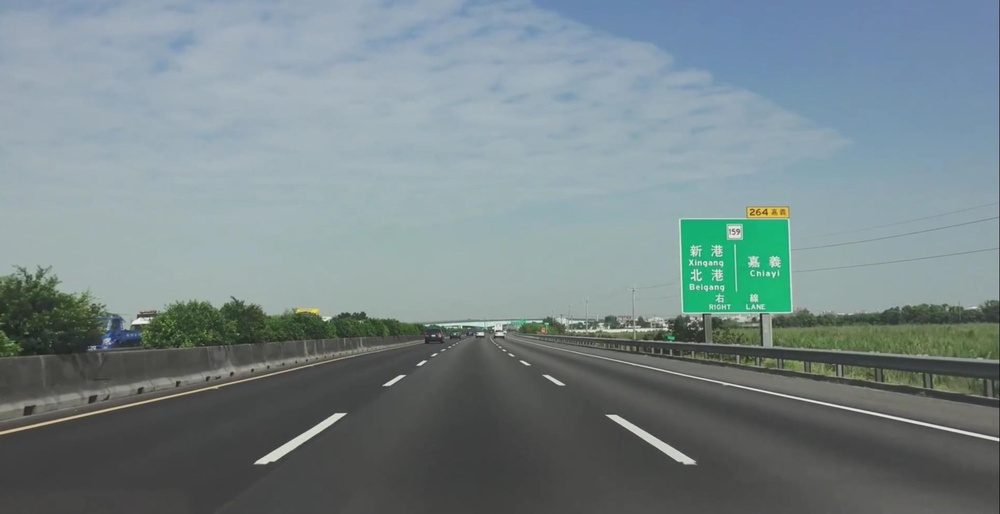
#> input picture Project1/20240312PERCEPTION_FOR_AUTONOMOUS_CARS2/test.jpg, 1000 x 514 px, shrunk from 1915 x 985 before the run
$ jupyter execute '5_Hough Transform to Find Lane Lines.ipynb'
#> lines starting #> are read from the running program, lines starting #| are printed output that depends on the picture; after the words box and inside, x2 and y2 are one past the last pixel; in counts of white or black regions, pixels touching at a corner belong together
[cell 1]
import matplotlib.pyplot as plt
import matplotlib.image as mpimg
import numpy as np
import cv2

[cell 2]
# Read in and grayscale the image
image = mpimg.imread('./20240312PERCEPTION_FOR_AUTONOMOUS_CARS2/test.jpg')
#> image is the input picture: shape (514, 1000, 3); mean R, G, B 119.3, 134.5, 137.3
gray = cv2.cvtColor(image,cv2.COLOR_RGB2GRAY)
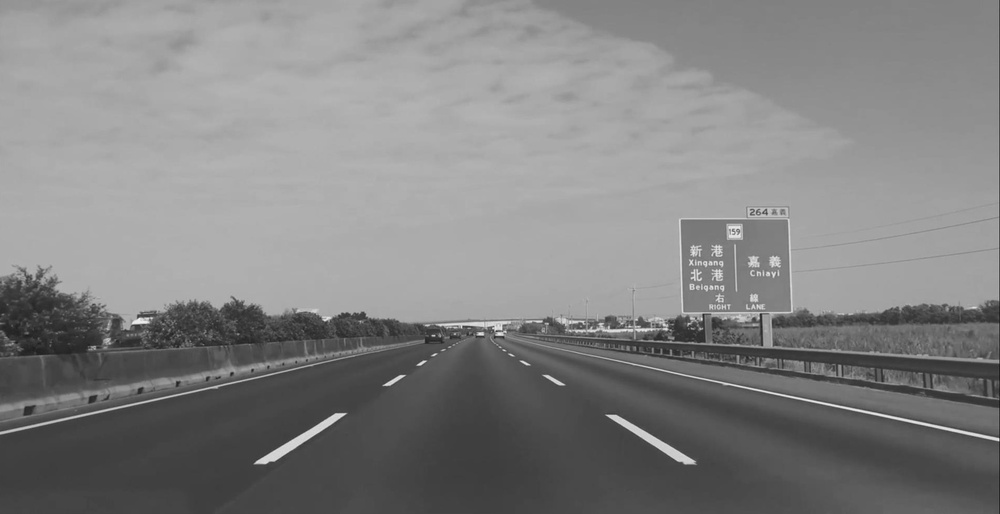
#> gray: shape (514, 1000); min 26, max 239, mean 130.3

# Define a kernel size and apply Gaussian smoothing
kernel_size = 5
blur_gray = cv2.GaussianBlur(gray,(kernel_size, kernel_size),0)

# Define our parameters for Canny and apply
low_threshold = 50
high_threshold = 150
edges = cv2.Canny(blur_gray, low_threshold, high_threshold)
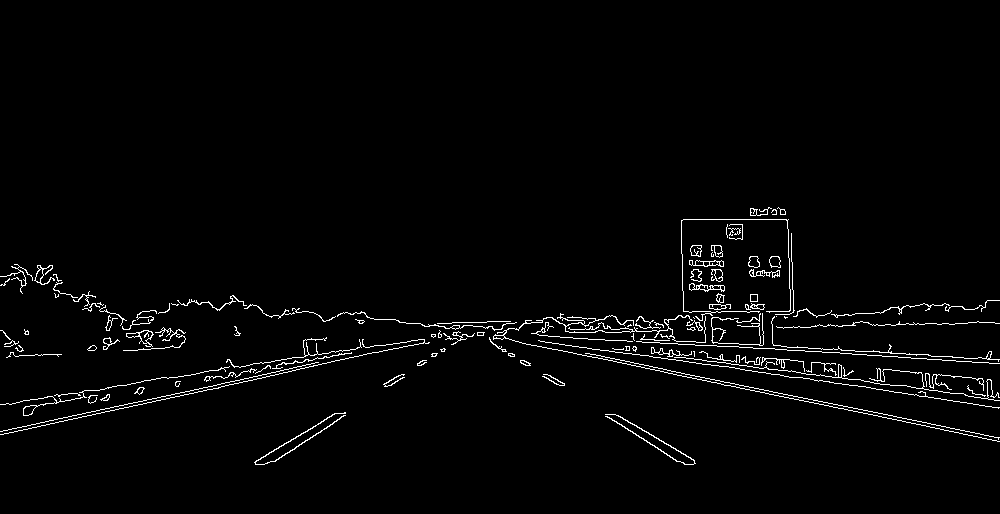
#> edges: shape (514, 1000); 2.1% white in thin lines or dots, all inside (x1, y1, x2, y2) = (0, 207, 1000, 465)

# Define the Hough transform parameters
# Make a blank the same size as our image to draw on
rho = 1
theta = np.pi/180
threshold = 1
min_line_length = 10
max_line_gap = 1
line_image = np.copy(image)*0 #creating a blank to draw lines on
#> line_image: shape (514, 1000, 3); every value is 0

# Run Hough on edge detected image
lines = cv2.HoughLinesP(edges, rho, theta, threshold, np.array([]),
                            min_line_length, max_line_gap)
#> lines = 140 rows, first 6: [573, 332, 583, 332], [592, 354, 727, 382], [732, 235, 742, 228], [938, 391, 954, 393], [614, 414, 643, 430], [363, 354, 392, 349]

# Iterate over the output "lines" and draw lines on the blank
for line in lines:
    for x1,y1,x2,y2 in line:
        cv2.line(line_image,(x1,y1),(x2,y2),(255,0,0),10)
#> this loop made 140 passes
#> line on passes 1 to 12: [[573, 332, 583, 332]], [[592, 354, 727, 382]], [[732, 235, 742, 228]], [[938, 391, 954, 393]], [[614, 414, 643, 430]], [[363, 354, 392, 349]], [[718, 343, 730, 343]], [[681, 341, 695, 341]], [[614, 332, 629, 331]], [[664, 372, 689, 377]], [[73, 418, 95, 414]], [[777, 327, 797, 327]]
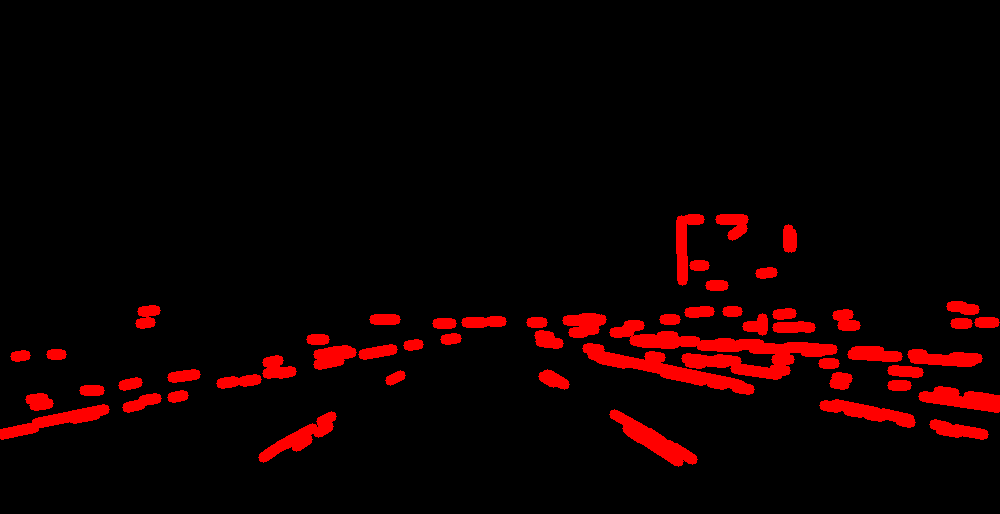
#> line_image: shape (514, 1000, 3); mean R, G, B 15.4, 0, 0

# Create a "color" binary image to combine with line image
color_edges = np.dstack((edges, edges, edges))

# Draw the lines on the edge image
combo = cv2.addWeighted(color_edges, 0.8, line_image, 1, 0)
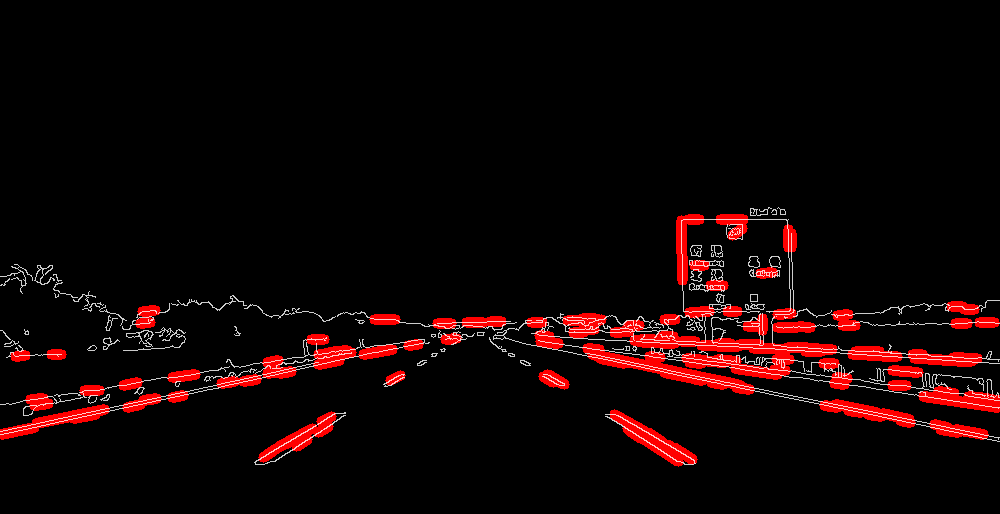
#> combo: shape (514, 1000, 3); mean of channels 0, 1, 2 17.7, 4.4, 4.4; drawn as R, G, B
plt.imshow(combo)
plt.show()
